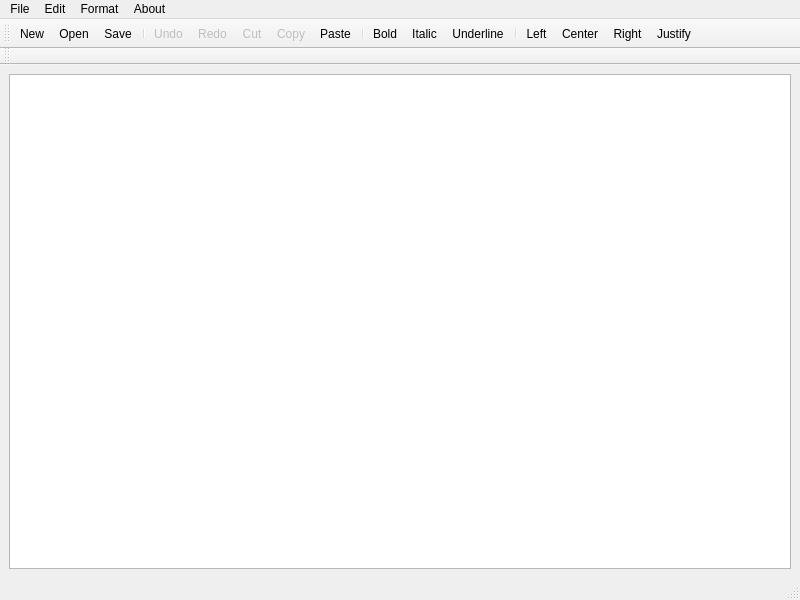
<?xml version="1.0" encoding="UTF-8"?>
<ui version="4.0">
 <class>MainWindow</class>
 <widget class="QMainWindow" name="MainWindow">
  <property name="geometry">
   <rect>
    <x>0</x>
    <y>0</y>
    <width>800</width>
    <height>600</height>
   </rect>
  </property>
  <property name="windowTitle">
   <string>MainWindow</string>
  </property>
  <property name="windowIcon">
   <iconset resource="Resourses.qrc">
    <normaloff>:/Prefics/icons/Main_icon.png</normaloff>:/Prefics/icons/Main_icon.png</iconset>
  </property>
  <property name="documentMode">
   <bool>false</bool>
  </property>
  <widget class="QWidget" name="centralwidget">
   <property name="maximumSize">
    <size>
     <width>5000</width>
     <height>5000</height>
    </size>
   </property>
   <layout class="QGridLayout" name="gridLayout">
    <item row="1" column="0">
     <widget class="QTextEdit" name="textEdit">
      <property name="sizePolicy">
       <sizepolicy hsizetype="Preferred" vsizetype="Preferred">
        <horstretch>0</horstretch>
        <verstretch>0</verstretch>
       </sizepolicy>
      </property>
      <property name="maximumSize">
       <size>
        <width>5000</width>
        <height>5000</height>
       </size>
      </property>
     </widget>
    </item>
   </layout>
  </widget>
  <widget class="QMenuBar" name="menubar">
   <property name="geometry">
    <rect>
     <x>0</x>
     <y>0</y>
     <width>800</width>
     <height>25</height>
    </rect>
   </property>
   <widget class="QMenu" name="menu">
    <property name="title">
     <string>File</string>
    </property>
    <addaction name="actionNew"/>
    <addaction name="actionOpen"/>
    <addaction name="actionSave"/>
    <addaction name="actionSave_as"/>
    <addaction name="separator"/>
    <addaction name="actionQuit"/>
   </widget>
   <widget class="QMenu" name="menuEdit">
    <property name="title">
     <string>Edit</string>
    </property>
    <addaction name="actionUndo"/>
    <addaction name="actionRedo"/>
    <addaction name="separator"/>
    <addaction name="actionCut"/>
    <addaction name="actionCopy"/>
    <addaction name="actionPaste"/>
    <addaction name="separator"/>
    <addaction name="actionFind"/>
    <addaction name="actionReplace"/>
   </widget>
   <widget class="QMenu" name="menuFormat">
    <property name="title">
     <string>Format</string>
    </property>
    <addaction name="actionBold"/>
    <addaction name="actionItalic"/>
    <addaction name="actionUnderline"/>
    <addaction name="separator"/>
    <addaction name="actionLeft"/>
    <addaction name="actionCenter"/>
    <addaction name="actionRight"/>
    <addaction name="actionJustify"/>
    <addaction name="separator"/>
    <addaction name="actionColor"/>
   </widget>
   <widget class="QMenu" name="menuAbout">
    <property name="title">
     <string>About</string>
    </property>
   </widget>
   <addaction name="menu"/>
   <addaction name="menuEdit"/>
   <addaction name="menuFormat"/>
   <addaction name="menuAbout"/>
  </widget>
  <widget class="QStatusBar" name="statusbar"/>
  <widget class="QToolBar" name="toolBar">
   <property name="windowTitle">
    <string>toolBar</string>
   </property>
   <property name="autoFillBackground">
    <bool>false</bool>
   </property>
   <property name="allowedAreas">
    <set>Qt::AllToolBarAreas</set>
   </property>
   <property name="orientation">
    <enum>Qt::Horizontal</enum>
   </property>
   <attribute name="toolBarArea">
    <enum>TopToolBarArea</enum>
   </attribute>
   <attribute name="toolBarBreak">
    <bool>false</bool>
   </attribute>
   <addaction name="actionNew"/>
   <addaction name="actionOpen"/>
   <addaction name="actionSave"/>
   <addaction name="separator"/>
   <addaction name="actionUndo"/>
   <addaction name="actionRedo"/>
   <addaction name="actionCut"/>
   <addaction name="actionCopy"/>
   <addaction name="actionPaste"/>
   <addaction name="separator"/>
   <addaction name="actionBold"/>
   <addaction name="actionItalic"/>
   <addaction name="actionUnderline"/>
   <addaction name="separator"/>
   <addaction name="actionLeft"/>
   <addaction name="actionCenter"/>
   <addaction name="actionRight"/>
   <addaction name="actionJustify"/>
  </widget>
  <widget class="QToolBar" name="toolBar_2">
   <property name="windowTitle">
    <string>toolBar_2</string>
   </property>
   <property name="allowedAreas">
    <set>Qt::AllToolBarAreas</set>
   </property>
   <property name="orientation">
    <enum>Qt::Horizontal</enum>
   </property>
   <attribute name="toolBarArea">
    <enum>TopToolBarArea</enum>
   </attribute>
   <attribute name="toolBarBreak">
    <bool>true</bool>
   </attribute>
  </widget>
  <action name="actionNew">
   <property name="icon">
    <iconset theme="face-angry" resource="Resourses.qrc">
     <normaloff>:/Prefics/icons/New_button.png</normaloff>:/Prefics/icons/New_button.png</iconset>
   </property>
   <property name="text">
    <string>New</string>
   </property>
   <property name="shortcut">
    <string>Ctrl+N</string>
   </property>
  </action>
  <action name="actionOpen">
   <property name="icon">
    <iconset resource="Resourses.qrc">
     <normaloff>:/Prefics/icons/Open_button.png</normaloff>:/Prefics/icons/Open_button.png</iconset>
   </property>
   <property name="text">
    <string>Open</string>
   </property>
   <property name="shortcut">
    <string>Ctrl+O</string>
   </property>
  </action>
  <action name="actionSave">
   <property name="icon">
    <iconset resource="Resourses.qrc">
     <normaloff>:/Prefics/icons/Save_button.png</normaloff>:/Prefics/icons/Save_button.png</iconset>
   </property>
   <property name="text">
    <string>Save</string>
   </property>
   <property name="shortcut">
    <string>Ctrl+S</string>
   </property>
  </action>
  <action name="actionSave_as">
   <property name="icon">
    <iconset resource="Resourses.qrc">
     <normaloff>:/Prefics/icons/Save_As_button.png</normaloff>:/Prefics/icons/Save_As_button.png</iconset>
   </property>
   <property name="text">
    <string>Save as...</string>
   </property>
   <property name="shortcut">
    <string>Ctrl+Shift+S</string>
   </property>
  </action>
  <action name="actionQuit">
   <property name="icon">
    <iconset resource="Resourses.qrc">
     <normaloff>:/Prefics/icons/Quit_button.png</normaloff>:/Prefics/icons/Quit_button.png</iconset>
   </property>
   <property name="text">
    <string>Quit</string>
   </property>
   <property name="shortcut">
    <string>Ctrl+Q</string>
   </property>
  </action>
  <action name="actionUndo">
   <property name="enabled">
    <bool>false</bool>
   </property>
   <property name="icon">
    <iconset resource="Resourses.qrc">
     <normaloff>:/Prefics/icons/Undo.png</normaloff>:/Prefics/icons/Undo.png</iconset>
   </property>
   <property name="text">
    <string>Undo</string>
   </property>
   <property name="shortcut">
    <string>Ctrl+Z</string>
   </property>
  </action>
  <action name="actionRedo">
   <property name="enabled">
    <bool>false</bool>
   </property>
   <property name="icon">
    <iconset resource="Resourses.qrc">
     <normaloff>:/Prefics/icons/Redo.png</normaloff>:/Prefics/icons/Redo.png</iconset>
   </property>
   <property name="text">
    <string>Redo</string>
   </property>
   <property name="shortcut">
    <string>Ctrl+Y</string>
   </property>
  </action>
  <action name="actionCut">
   <property name="enabled">
    <bool>false</bool>
   </property>
   <property name="icon">
    <iconset resource="Resourses.qrc">
     <normaloff>:/Prefics/icons/Cut.png</normaloff>:/Prefics/icons/Cut.png</iconset>
   </property>
   <property name="text">
    <string>Cut</string>
   </property>
   <property name="shortcut">
    <string>Ctrl+X</string>
   </property>
  </action>
  <action name="actionCopy">
   <property name="enabled">
    <bool>false</bool>
   </property>
   <property name="icon">
    <iconset resource="Resourses.qrc">
     <normaloff>:/Prefics/icons/Copy.png</normaloff>:/Prefics/icons/Copy.png</iconset>
   </property>
   <property name="text">
    <string>Copy</string>
   </property>
   <property name="shortcut">
    <string>Ctrl+C</string>
   </property>
  </action>
  <action name="actionPaste">
   <property name="icon">
    <iconset resource="Resourses.qrc">
     <normaloff>:/Prefics/icons/Paste.png</normaloff>:/Prefics/icons/Paste.png</iconset>
   </property>
   <property name="text">
    <string>Paste</string>
   </property>
   <property name="shortcut">
    <string>Ctrl+V</string>
   </property>
  </action>
  <action name="actionFind">
   <property name="icon">
    <iconset resource="Resourses.qrc">
     <normaloff>:/Prefics/icons/Searching.png</normaloff>:/Prefics/icons/Searching.png</iconset>
   </property>
   <property name="text">
    <string>Find</string>
   </property>
   <property name="shortcut">
    <string>Ctrl+F</string>
   </property>
  </action>
  <action name="actionReplace">
   <property name="icon">
    <iconset resource="Resourses.qrc">
     <normaloff>:/Prefics/icons/Replace.png</normaloff>:/Prefics/icons/Replace.png</iconset>
   </property>
   <property name="text">
    <string>Replace</string>
   </property>
   <property name="shortcut">
    <string>Ctrl+H</string>
   </property>
  </action>
  <action name="actionBold">
   <property name="checkable">
    <bool>true</bool>
   </property>
   <property name="checked">
    <bool>false</bool>
   </property>
   <property name="icon">
    <iconset resource="Resourses.qrc">
     <normaloff>:/Prefics/icons/Bold.png</normaloff>:/Prefics/icons/Bold.png</iconset>
   </property>
   <property name="text">
    <string>Bold</string>
   </property>
   <property name="shortcut">
    <string>Ctrl+B</string>
   </property>
  </action>
  <action name="actionItalic">
   <property name="checkable">
    <bool>true</bool>
   </property>
   <property name="icon">
    <iconset resource="Resourses.qrc">
     <normaloff>:/Prefics/icons/Italic.png</normaloff>:/Prefics/icons/Italic.png</iconset>
   </property>
   <property name="text">
    <string>Italic</string>
   </property>
   <property name="shortcut">
    <string>Ctrl+I</string>
   </property>
  </action>
  <action name="actionUnderline">
   <property name="checkable">
    <bool>true</bool>
   </property>
   <property name="icon">
    <iconset resource="Resourses.qrc">
     <normaloff>:/Prefics/icons/Underline.png</normaloff>:/Prefics/icons/Underline.png</iconset>
   </property>
   <property name="text">
    <string>Underline</string>
   </property>
   <property name="shortcut">
    <string>Ctrl+U</string>
   </property>
  </action>
  <action name="actionLeft">
   <property name="checkable">
    <bool>true</bool>
   </property>
   <property name="icon">
    <iconset resource="Resourses.qrc">
     <normaloff>:/Prefics/icons/Left.png</normaloff>:/Prefics/icons/Left.png</iconset>
   </property>
   <property name="text">
    <string>Left</string>
   </property>
   <property name="shortcut">
    <string>Ctrl+L</string>
   </property>
  </action>
  <action name="actionCenter">
   <property name="checkable">
    <bool>true</bool>
   </property>
   <property name="icon">
    <iconset resource="Resourses.qrc">
     <normaloff>:/Prefics/icons/Centre.png</normaloff>:/Prefics/icons/Centre.png</iconset>
   </property>
   <property name="text">
    <string>Center</string>
   </property>
   <property name="shortcut">
    <string>Ctrl+E</string>
   </property>
  </action>
  <action name="actionRight">
   <property name="checkable">
    <bool>true</bool>
   </property>
   <property name="icon">
    <iconset resource="Resourses.qrc">
     <normaloff>:/Prefics/icons/Right.png</normaloff>:/Prefics/icons/Right.png</iconset>
   </property>
   <property name="text">
    <string>Right</string>
   </property>
   <property name="shortcut">
    <string>Ctrl+R</string>
   </property>
  </action>
  <action name="actionJustify">
   <property name="checkable">
    <bool>true</bool>
   </property>
   <property name="icon">
    <iconset resource="Resourses.qrc">
     <normaloff>:/Prefics/icons/Justify.png</normaloff>:/Prefics/icons/Justify.png</iconset>
   </property>
   <property name="text">
    <string>Justify</string>
   </property>
   <property name="shortcut">
    <string>Ctrl+J</string>
   </property>
  </action>
  <action name="actionColor">
   <property name="text">
    <string>Color</string>
   </property>
   <property name="shortcut">
    <string>Alt+C</string>
   </property>
  </action>
 </widget>
 <resources>
  <include location="Resourses.qrc"/>
 </resources>
 <connections>
  <connection>
   <sender>actionQuit</sender>
   <signal>triggered()</signal>
   <receiver>MainWindow</receiver>
   <slot>close()</slot>
   <hints>
    <hint type="sourcelabel">
     <x>-1</x>
     <y>-1</y>
    </hint>
    <hint type="destinationlabel">
     <x>399</x>
     <y>299</y>
    </hint>
   </hints>
  </connection>
  <connection>
   <sender>actionCut</sender>
   <signal>triggered()</signal>
   <receiver>textEdit</receiver>
   <slot>cut()</slot>
   <hints>
    <hint type="sourcelabel">
     <x>-1</x>
     <y>-1</y>
    </hint>
    <hint type="destinationlabel">
     <x>399</x>
     <y>319</y>
    </hint>
   </hints>
  </connection>
  <connection>
   <sender>actionCopy</sender>
   <signal>triggered()</signal>
   <receiver>textEdit</receiver>
   <slot>copy()</slot>
   <hints>
    <hint type="sourcelabel">
     <x>-1</x>
     <y>-1</y>
    </hint>
    <hint type="destinationlabel">
     <x>399</x>
     <y>319</y>
    </hint>
   </hints>
  </connection>
  <connection>
   <sender>actionPaste</sender>
   <signal>triggered()</signal>
   <receiver>textEdit</receiver>
   <slot>paste()</slot>
   <hints>
    <hint type="sourcelabel">
     <x>-1</x>
     <y>-1</y>
    </hint>
    <hint type="destinationlabel">
     <x>399</x>
     <y>319</y>
    </hint>
   </hints>
  </connection>
  <connection>
   <sender>actionRedo</sender>
   <signal>triggered()</signal>
   <receiver>textEdit</receiver>
   <slot>redo()</slot>
   <hints>
    <hint type="sourcelabel">
     <x>-1</x>
     <y>-1</y>
    </hint>
    <hint type="destinationlabel">
     <x>399</x>
     <y>319</y>
    </hint>
   </hints>
  </connection>
  <connection>
   <sender>actionUndo</sender>
   <signal>triggered()</signal>
   <receiver>textEdit</receiver>
   <slot>undo()</slot>
   <hints>
    <hint type="sourcelabel">
     <x>-1</x>
     <y>-1</y>
    </hint>
    <hint type="destinationlabel">
     <x>399</x>
     <y>319</y>
    </hint>
   </hints>
  </connection>
 </connections>
</ui>
